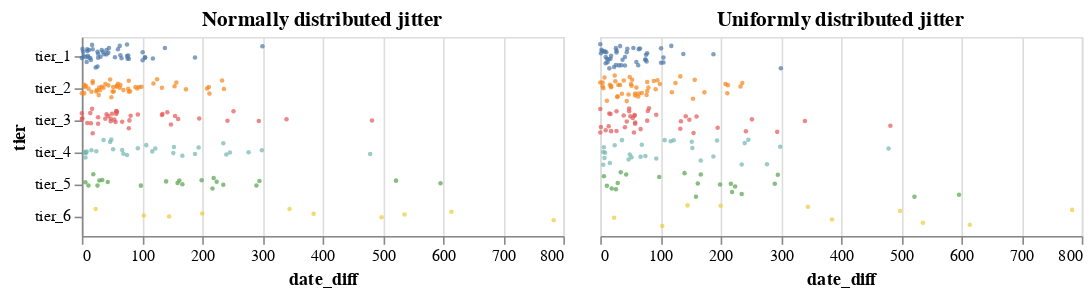

Notebook source saved alongside this figure:
### Code cell
import altair as alt
from vega_datasets import data

source = df2

gaussian_jitter = alt.Chart(source, title='Normally distributed jitter').mark_circle(size=8).encode(
    y="tier:N",
    x="date_diff:Q",
    yOffset="jitter:Q",
    color=alt.Color('tier:N').legend(None)
).transform_calculate(
    # Generate Gaussian jitter with a Box-Muller transform
    jitter="sqrt(-2*log(random()))*cos(2*PI*random())"
)

uniform_jitter = gaussian_jitter.transform_calculate(
    # Generate uniform jitter
    jitter='random()'
).encode(
    alt.Y('tier:N').axis(None)
).properties(
    title='Uniformly distributed jitter'
)

(gaussian_jitter | uniform_jitter).resolve_scale(yOffset='independent')

### Figure 1 — Vega-Lite specification as saved in the notebook (floating-point values rounded to 4 significant figures; data arrays with more than 128 entries replaced by an {"elided": "..."} marker saying what was removed)
{"config": {"view": {"continuousWidth": 300, "continuousHeight": 300}}, "hconcat": [{"mark": {"type": "circle", "size": 8}, "encoding": {"color": {"field": "tier", "legend": null, "type": "nominal"}, "x": {"field": "date_diff", "type": "quantitative"}, "y": {"field": "tier", "type": "nominal"}, "yOffset": {"field": "jitter", "type": "quantitative"}}, "title": "Normally distributed jitter", "transform": [{"calculate": "sqrt(-2*log(random()))*cos(2*PI*random())", "as": "jitter"}]}, {"mark": {"type": "circle", "size": 8}, "encoding": {"color": {"field": "tier", "legend": null, "type": "nominal"}, "x": {"field": "date_diff", "type": "quantitative"}, "y": {"axis": null, "field": "tier", "type": "nominal"}, "yOffset": {"field": "jitter", "type": "quantitative"}}, "title": "Uniformly distributed jitter", "transform": [{"calculate": "sqrt(-2*log(random()))*cos(2*PI*random())", "as": "jitter"}, {"calculate": "random()", "as": "jitter"}]}], "data": {"name": "data-0ea44c5886a48e7b914992992b126063"}, "resolve": {"scale": {"yOffset": "independent"}}, "$schema": "https://vega.github.io/schema/vega-lite/v5.8.0.json", "datasets": {"data-0ea44c5886a48e7b914992992b126063": {"elided": "194 records"}}}
